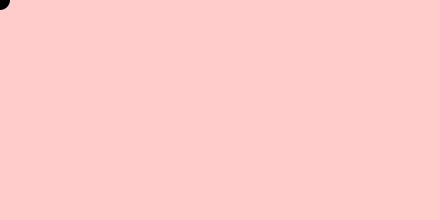
Frame 1 (no input)
Frame 60 (the mouse pressed at the canvas centre just before this capture): identical to frame 1, image omitted
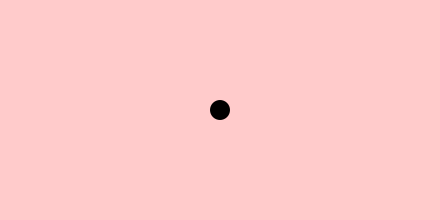
Frame 120 (the mouse held since frame 60 and released just before this capture)

The Processing sketch that drew these frames (run headless with seeded random() and noise(); from frame 60 on, the mouse is pressed at the canvas centre):

// Processing sketch: bones
// ── bones.pde
// first function to set up our canvas;
// every processing program is probably going
// to need this and draw()
// setup only runs once
void setup() {
  
  // size(width, height);
  // size of our canvas;
  size(440, 220);
  
  // smooths the edges of our
  // lines (especially curves)
  smooth();
  
  // sets the background color
  // of our canvas (in hex)
  background(#FFCBCB);
  
  // no stroke on shapes
  noStroke();
}

// runs over and over and
// draws on our canvas
void draw() {
  
  // reset our background each time
  background(#FFCBCB);
  
  // make our shape black; could
  // be any color (hex or otherwise)
  fill(0);
  
  // draw an ellipse
  //      x pos   y pos  across  down
  ellipse(mouseX, mouseY, 20,     20);
}
